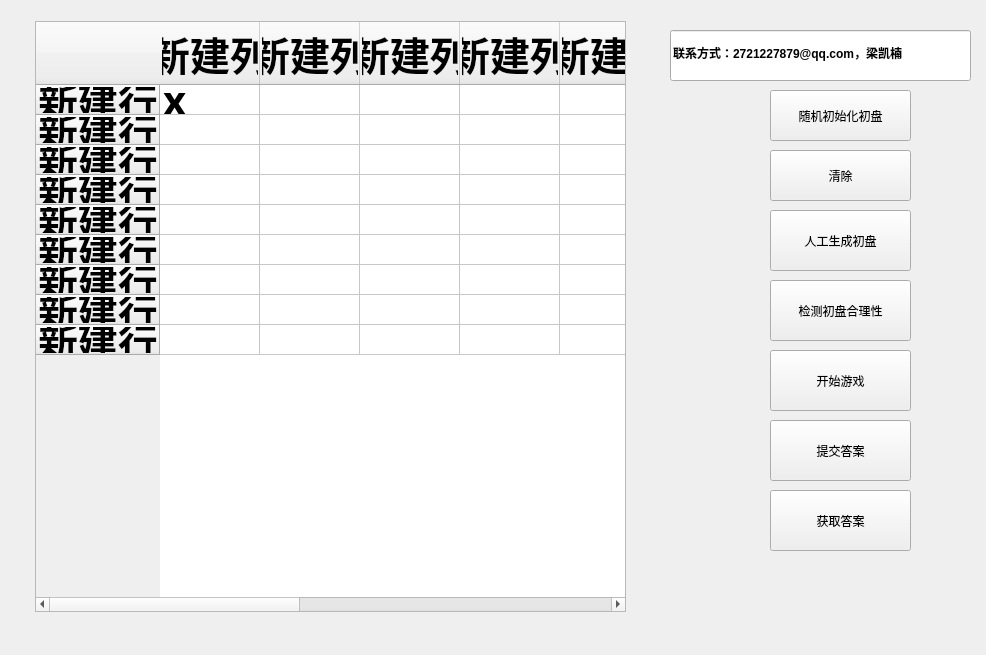
<?xml version="1.0" encoding="UTF-8"?>
<ui version="4.0">
 <class>Widget</class>
 <widget class="QWidget" name="Widget">
  <property name="geometry">
   <rect>
    <x>0</x>
    <y>0</y>
    <width>986</width>
    <height>655</height>
   </rect>
  </property>
  <property name="windowTitle">
   <string>数独求解</string>
  </property>
  <property name="windowIcon">
   <iconset resource="res.qrc">
    <normaloff>:/Iconn/780.jpg</normaloff>:/Iconn/780.jpg</iconset>
  </property>
  <widget class="QPushButton" name="pushButton">
   <property name="geometry">
    <rect>
     <x>770</x>
     <y>90</y>
     <width>141</width>
     <height>51</height>
    </rect>
   </property>
   <property name="text">
    <string>随机初始化初盘</string>
   </property>
  </widget>
  <widget class="QPushButton" name="pushButton_2">
   <property name="geometry">
    <rect>
     <x>770</x>
     <y>150</y>
     <width>141</width>
     <height>51</height>
    </rect>
   </property>
   <property name="text">
    <string>清除</string>
   </property>
  </widget>
  <widget class="QPushButton" name="pushButton_3">
   <property name="geometry">
    <rect>
     <x>770</x>
     <y>420</y>
     <width>141</width>
     <height>61</height>
    </rect>
   </property>
   <property name="text">
    <string>提交答案</string>
   </property>
  </widget>
  <widget class="QTableWidget" name="tableWidget">
   <property name="geometry">
    <rect>
     <x>35</x>
     <y>21</y>
     <width>591</width>
     <height>591</height>
    </rect>
   </property>
   <property name="font">
    <font>
     <family>宋体</family>
     <pointsize>30</pointsize>
     <weight>75</weight>
     <bold>true</bold>
    </font>
   </property>
   <property name="textElideMode">
    <enum>Qt::ElideMiddle</enum>
   </property>
   <row>
    <property name="text">
     <string>新建行</string>
    </property>
   </row>
   <row>
    <property name="text">
     <string>新建行</string>
    </property>
   </row>
   <row>
    <property name="text">
     <string>新建行</string>
    </property>
   </row>
   <row>
    <property name="text">
     <string>新建行</string>
    </property>
   </row>
   <row>
    <property name="text">
     <string>新建行</string>
    </property>
   </row>
   <row>
    <property name="text">
     <string>新建行</string>
    </property>
   </row>
   <row>
    <property name="text">
     <string>新建行</string>
    </property>
   </row>
   <row>
    <property name="text">
     <string>新建行</string>
    </property>
   </row>
   <row>
    <property name="text">
     <string>新建行</string>
    </property>
   </row>
   <column>
    <property name="text">
     <string>新建列</string>
    </property>
   </column>
   <column>
    <property name="text">
     <string>新建列</string>
    </property>
   </column>
   <column>
    <property name="text">
     <string>新建列</string>
    </property>
   </column>
   <column>
    <property name="text">
     <string>新建列</string>
    </property>
   </column>
   <column>
    <property name="text">
     <string>新建列</string>
    </property>
   </column>
   <column>
    <property name="text">
     <string>新建列</string>
    </property>
   </column>
   <column>
    <property name="text">
     <string>新建列</string>
    </property>
   </column>
   <column>
    <property name="text">
     <string>新建列</string>
    </property>
   </column>
   <column>
    <property name="text">
     <string>新建列</string>
    </property>
   </column>
   <item row="0" column="0">
    <property name="text">
     <string>x</string>
    </property>
    <property name="background">
     <brush brushstyle="NoBrush">
      <color alpha="255">
       <red>255</red>
       <green>170</green>
       <blue>0</blue>
      </color>
     </brush>
    </property>
   </item>
  </widget>
  <widget class="QPushButton" name="pushButton_4">
   <property name="geometry">
    <rect>
     <x>770</x>
     <y>210</y>
     <width>141</width>
     <height>61</height>
    </rect>
   </property>
   <property name="text">
    <string>人工生成初盘</string>
   </property>
  </widget>
  <widget class="QPushButton" name="pushButton_5">
   <property name="geometry">
    <rect>
     <x>770</x>
     <y>280</y>
     <width>141</width>
     <height>61</height>
    </rect>
   </property>
   <property name="text">
    <string>检测初盘合理性</string>
   </property>
  </widget>
  <widget class="QPushButton" name="pushButton_6">
   <property name="geometry">
    <rect>
     <x>770</x>
     <y>490</y>
     <width>141</width>
     <height>61</height>
    </rect>
   </property>
   <property name="text">
    <string>获取答案</string>
   </property>
  </widget>
  <widget class="QLineEdit" name="lineEdit">
   <property name="geometry">
    <rect>
     <x>670</x>
     <y>30</y>
     <width>301</width>
     <height>51</height>
    </rect>
   </property>
   <property name="font">
    <font>
     <weight>75</weight>
     <italic>false</italic>
     <bold>true</bold>
     <underline>false</underline>
     <strikeout>false</strikeout>
     <stylestrategy>PreferDefault</stylestrategy>
    </font>
   </property>
   <property name="text">
    <string>联系方式：2721227879@qq.com，梁凯楠</string>
   </property>
   <property name="echoMode">
    <enum>QLineEdit::Normal</enum>
   </property>
   <property name="readOnly">
    <bool>true</bool>
   </property>
  </widget>
  <widget class="QPushButton" name="pushButton_7">
   <property name="geometry">
    <rect>
     <x>770</x>
     <y>350</y>
     <width>141</width>
     <height>61</height>
    </rect>
   </property>
   <property name="text">
    <string>开始游戏</string>
   </property>
  </widget>
 </widget>
 <layoutdefault spacing="6" margin="11"/>
 <resources>
  <include location="res.qrc"/>
 </resources>
 <connections/>
</ui>
